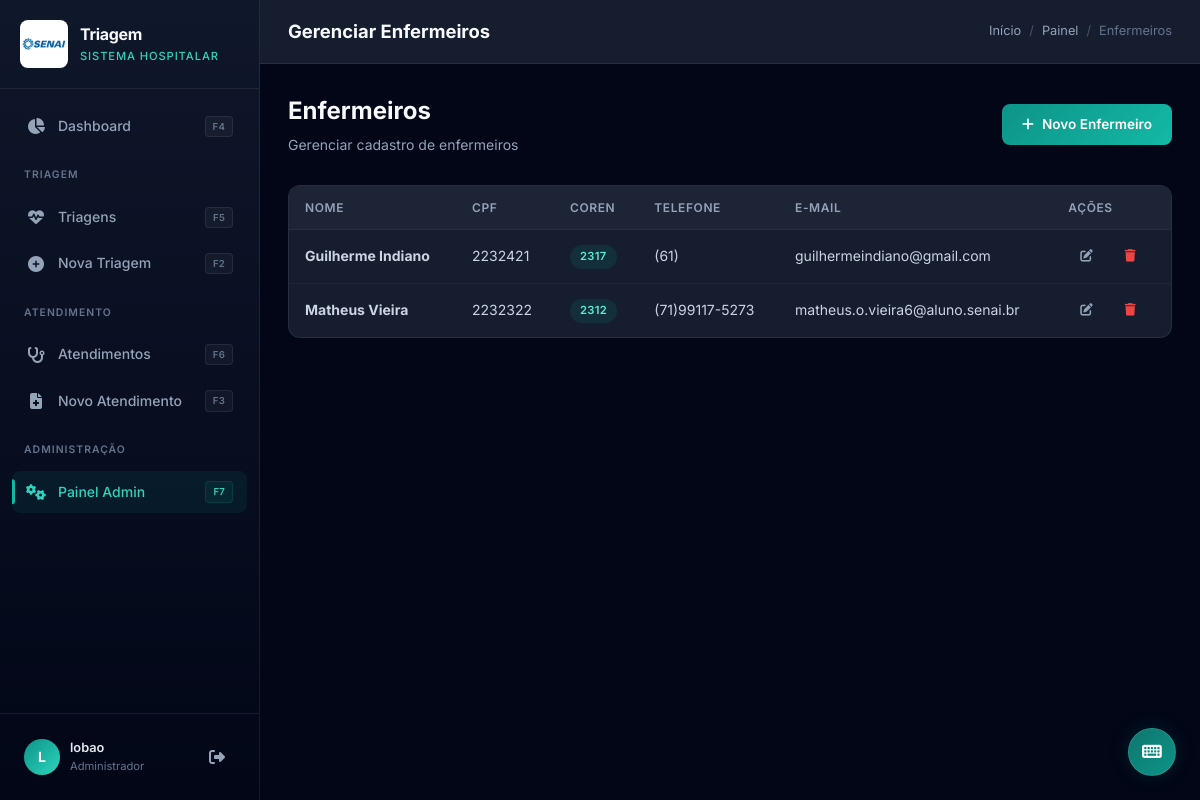
The app's page /painel/enfermeiros/ (signed in) with its own data.
### cadastro/models.py (models this page shows, shortened)
class Enfermeiro(models.Model):
    nome = models.CharField(max_length=32)
    sobrenome = models.CharField(max_length=50)
    cpf = models.CharField(max_length=15,
                           unique=True,
                           db_index=True)
    coren = models.CharField(max_length=20,
                             unique=True)
    telefone = models.TextField(max_length=15)
    email = models.EmailField()

### painel/views.py (the view)
# urls.py: path('enfermeiros/', views.EnfermeiroListView.as_view(), name='painel_enfermeiros'),
class EnfermeiroListView(AdminRequiredMixin, ListView):
    model = Enfermeiro
    template_name = 'painel/enfermeiro_list.html'
    context_object_name = 'enfermeiros'
    ordering = ['nome', 'sobrenome']

### painel/templates/painel/enfermeiro_list.html (shortened to what this page needs)
{% extends 'base.html' %}
{% block topbar_title %}Gerenciar Enfermeiros{% endblock %}
{% block breadcrumb %}
<a href="{% url 'dashboard' %}">Início</a><span class="separator">/</span>
<a href="{% url 'painel_home' %}">Painel</a><span class="separator">/</span>
<span>Enfermeiros</span>
{% endblock %}
{% block content %}
<div class="page-header">
  <div>
    <h1>Enfermeiros</h1>
    <p>Gerenciar cadastro de enfermeiros</p>
  </div>
  <a href="{% url 'painel_enfermeiro_create' %}" class="btn btn-primary">
    <i class="fas fa-plus"></i> Novo Enfermeiro
  </a>
</div>
<div class="card">
  <div class="card-body" style="padding: 0;">
    <div class="table-container">
      <table>
        <thead>
          <tr><th>Nome</th><th>CPF</th><th>COREN</th><th>Telefone</th><th>E-mail</th><th>Ações</th></tr>
        </thead>
        <tbody>
          {% for e in enfermeiros %}
          <tr>
            <td><strong>{{ e.nome }} {{ e.sobrenome }}</strong></td>
            <td>{{ e.cpf }}</td>
            <td><span class="badge badge-teal">{{ e.coren }}</span></td>
            <td>{{ e.telefone }}</td>
            <td>{{ e.email }}</td>
            <td>
              <div class="flex gap-2">
                <a href="{% url 'painel_enfermeiro_update' e.pk %}" class="btn btn-ghost btn-sm"><i class="fas fa-edit"></i></a>
                <a href="{% url 'painel_enfermeiro_delete' e.pk %}" class="btn btn-ghost btn-sm" style="color: var(--danger);"><i class="fas fa-trash"></i></a>
              </div>
            </td>
          </tr>
          {% empty %}
          <tr><td colspan="6"><div class="empty-state"><i class="fas fa-user-nurse"></i><h3>Nenhum enfermeiro cadastrado</h3></div></td></tr>
          {% endfor %}
        </tbody>
      </table>
    </div>
  </div>
</div>
{% endblock %}

### templates/base.html (shortened to what this page needs)
{% load static %}
<!DOCTYPE html>
<html lang="pt-br">
<head>
  <link rel="stylesheet" href="{% static 'css/base.css' %}">
  <link rel="stylesheet" href="https://cdnjs.cloudflare.com/ajax/libs/font-awesome/6.5.1/css/all.min.css">
</head>
<body>
  <div class="app">
    <aside class="sidebar" id="sidebar">
      <div class="sidebar-header">
        <img src="{% static 'img/senai_logo.png' %}" alt="SENAI" class="sidebar-logo">
        <div class="sidebar-brand">
          <h2>Triagem</h2>
          <span>Sistema Hospitalar</span>
        </div>
      </div>
      <nav class="sidebar-nav">
        <a href="{% url 'dashboard' %}" class="nav-link" id="nav-dashboard">
          <i class="fas fa-chart-pie"></i>
          <span>Dashboard</span>
          <kbd class="nav-kbd">F4</kbd>
        </a>
        <div class="nav-section">Triagem</div>
        <a href="{% url 'triagem_list' %}" class="nav-link" id="nav-triagem">
          <i class="fas fa-heartbeat"></i>
          <span>Triagens</span>
          <kbd class="nav-kbd">F5</kbd>
        </a>
        <a href="{% url 'triagem_create' %}" class="nav-link" id="nav-new-triagem">
          <i class="fas fa-plus-circle"></i>
          <span>Nova Triagem</span>
          <kbd class="nav-kbd">F2</kbd>
        </a>
        <div class="nav-section">Atendimento</div>
        <a href="{% url 'atendimento_list' %}" class="nav-link" id="nav-atendimento">
          <i class="fas fa-stethoscope"></i>
          <span>Atendimentos</span>
          <kbd class="nav-kbd">F6</kbd>
        </a>
        <a href="{% url 'atendimento_create' %}" class="nav-link" id="nav-new-atendimento">
          <i class="fas fa-file-medical"></i>
          <span>Novo Atendimento</span>
          <kbd class="nav-kbd">F3</kbd>
        </a>
        <div class="nav-section">Administração</div>
        <a href="{% url 'painel_home' %}" class="nav-link" id="nav-admin">
          <i class="fas fa-cogs"></i>
          <span>Painel Admin</span>
          <kbd class="nav-kbd">F7</kbd>
        </a>
      </nav>
      <div class="sidebar-footer">
        <div class="sidebar-user">
          <div class="user-avatar">
            {{ user.username|make_list|first|upper }}
          </div>
          <div class="user-info">
            <div class="name">{{ user.username }}</div>
            <div class="role">{% if user.is_superuser %}Administrador{% else %}Usuário{% endif %}</div>
          </div>
          <a href="{% url 'logout' %}" class="btn-icon" title="Sair" id="btn-logout">
            <i class="fas fa-sign-out-alt"></i>
          </a>
        </div>
      </div>
    </aside>
    <main class="main-content">
      <header class="topbar">
        <div class="topbar-left">
          <h2 class="topbar-title">{% block topbar_title %}Dashboard{% endblock %}</h2>
        </div>
        <div class="topbar-right">
          <div class="breadcrumb">
            {% block breadcrumb %}{% endblock %}
          </div>
        </div>
      </header>
      <div class="page-content fade-in">
        {% block content %}{% endblock %}
      </div>
    </main>
  </div>
</body>
</html>

### records on screen
Enfermeiro: nome "Guilherme", sobrenome "Indiano", cpf "2232421", coren "2317", telefone "(61)", email "guilhermeindiano@gmail.com"
Enfermeiro: nome "Matheus", sobrenome "Vieira", cpf "2232322", coren "2312", telefone "(71)99117-5273", email "matheus.o.vieira6@aluno.senai.br"

### other values on screen
{{ user.username|make_list|first|upper }} "L"
{{ user.username }} "lobao"
